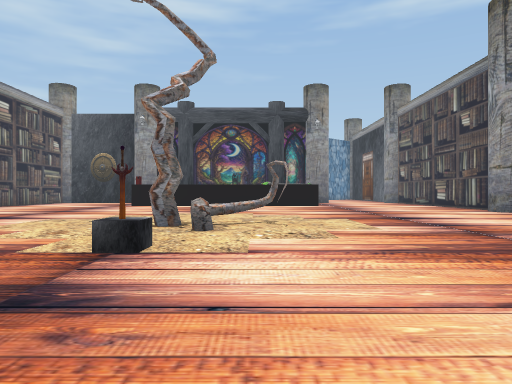
[1] (above)

24 first-person views from a walk through a scene from a Unity 3-D project. The camera is 1.3 m above the floor, looks level and sees 70° across. The floor is counted in squares, 2 m on a side. Each view is taken from the middle of a square. On the plan, view 1 faces up. The plan holds only what a view shows up to about 11 squares ahead; the rest is blank. The place goes on beyond the plan. The player is left out. Some animated figures are left out.

[2]
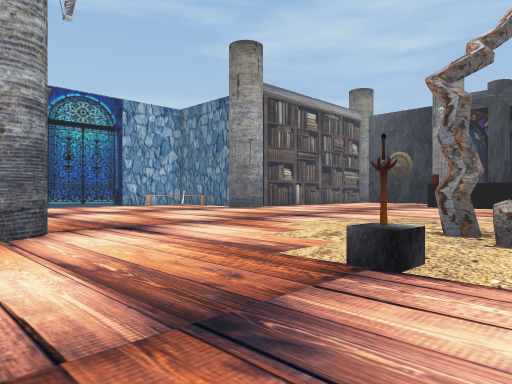

[3]
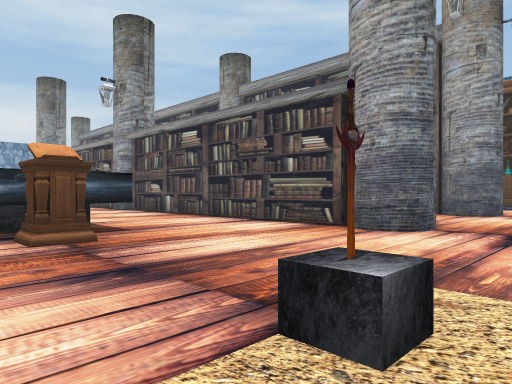

[4]
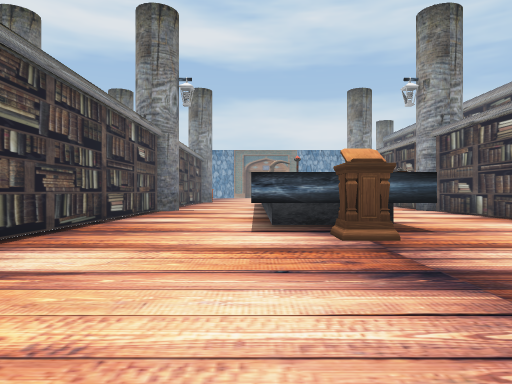

[5]
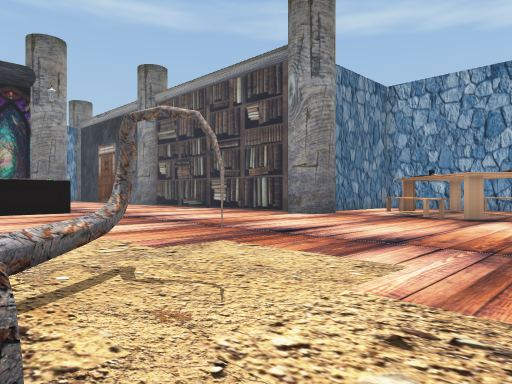

[6]
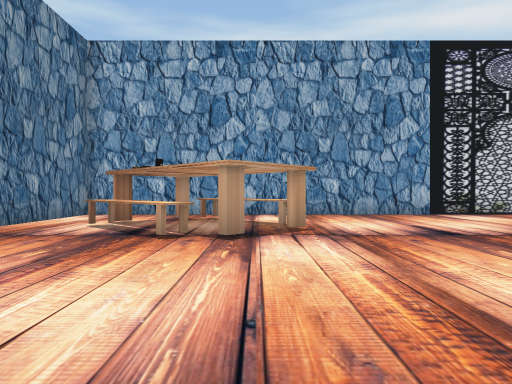

[7]
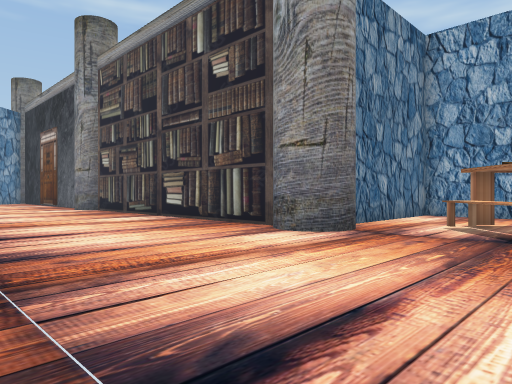

[8]
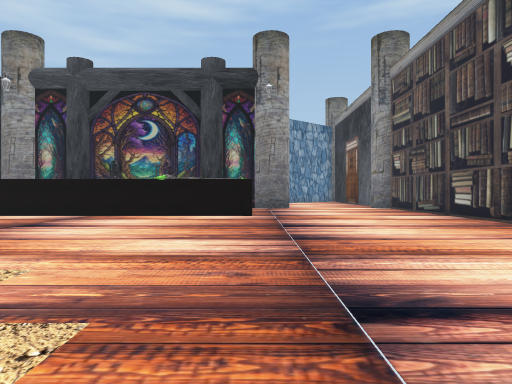

[9]
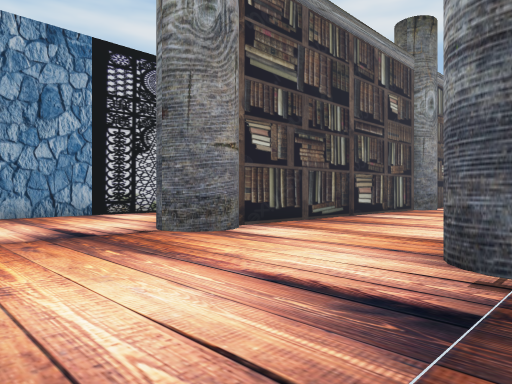

[10]
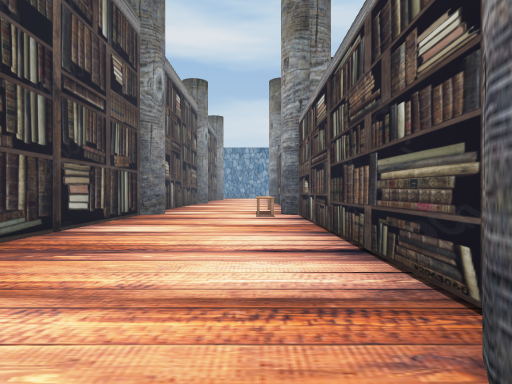

[11]
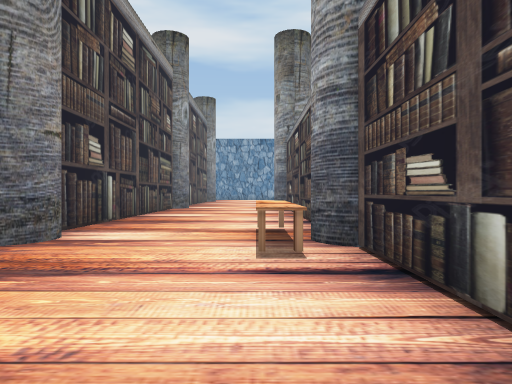

[12]
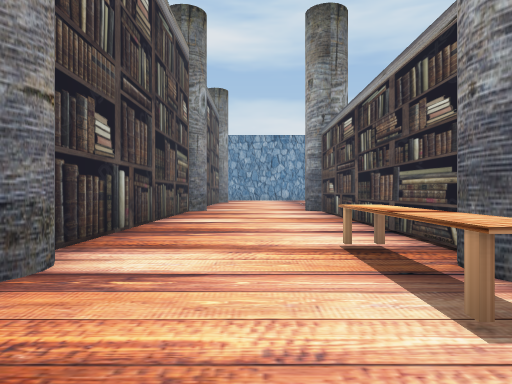

[13]
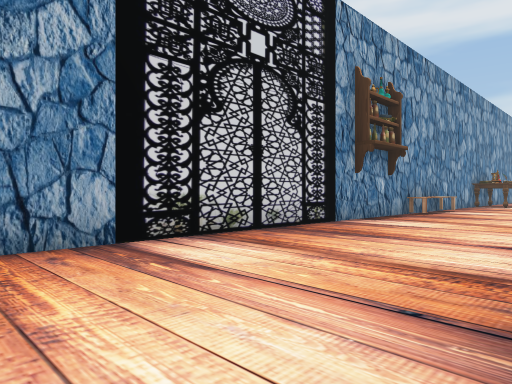

[14]
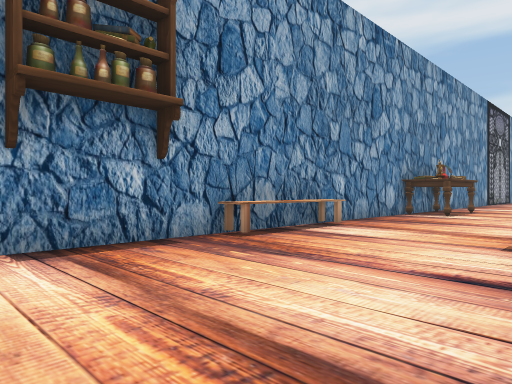

[15]
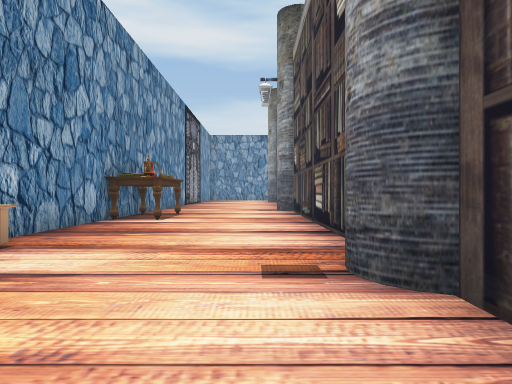

[16]
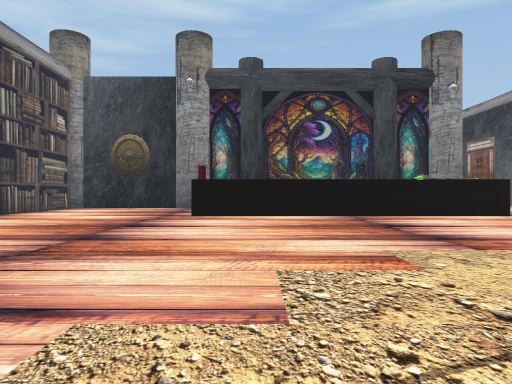

[17]
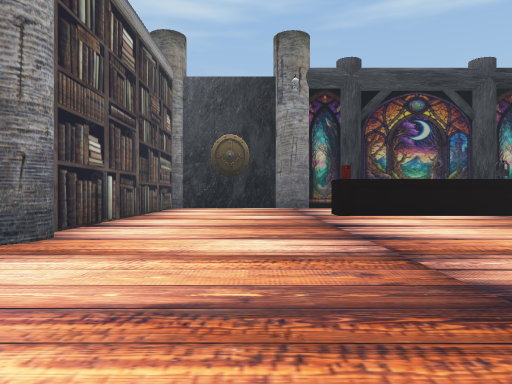

[18]
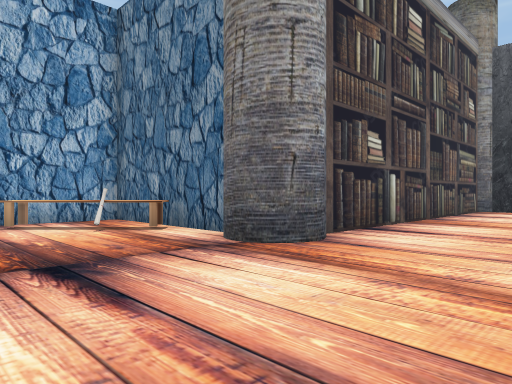

[19]
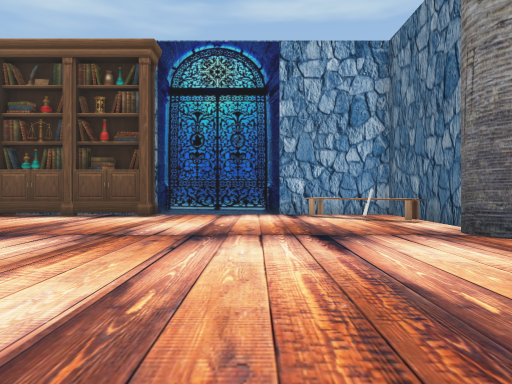

[20]
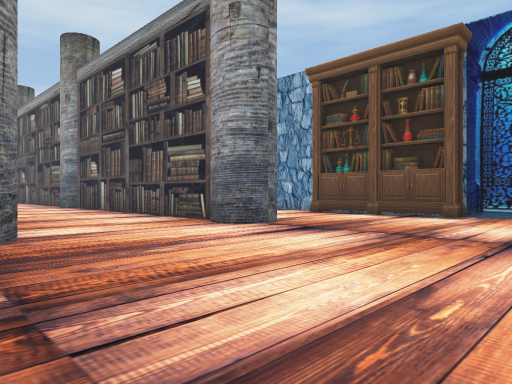

[21]
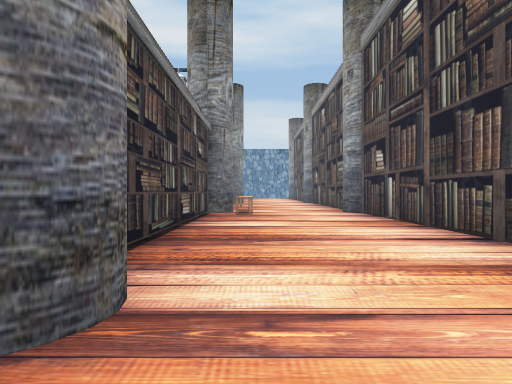

[22]
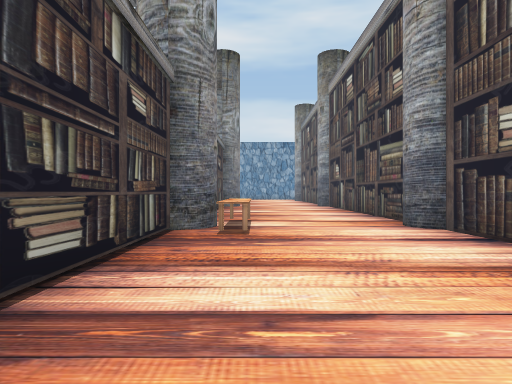

[23]
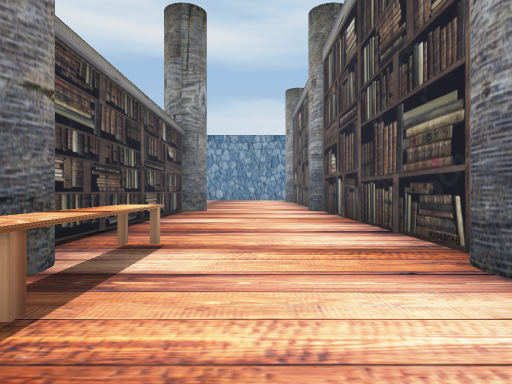

[24]
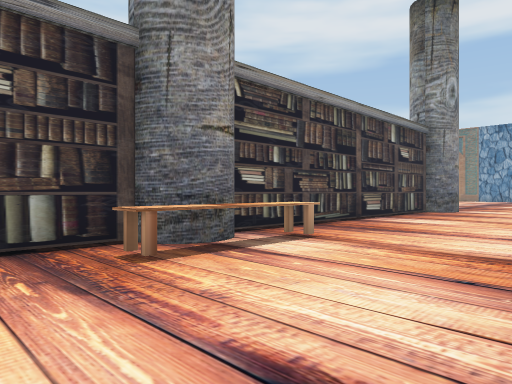

### Floor plan
Key: @ floor where view 1 was taken; # wall or solid block; . floor; ^ raised ledge; O other object.
Columns run from 17 left of view 1 to 14 right of it. Each row starts with its distance up from view 1.
 20      #..              ..
 19      #..              ...
 18      #......#      #......#
 17      #......########......#
 16      #....................#
 15      #....................#
 14      #....................#
 13      #....................#
 12 #######..................#######
 11 # OO...........................#
 10 #OO............  ..........O...#
  9 #.............    ........O....#
  8 #............    O ......O...O.#
  7 #............. OOO .........O..#
  6 #.............  O..........O...#
  5 ##............. ...............#
  4  #.............O...............#
  3  #.............................#
  2  #...##...##........##...##....#
  1  #   #.....#........#....#.....#
  0      #.....#...O.@..#....# ....#
 -1      #.....#..^^^^..#....# ....#
 -2      #.....#..O##^..#....# ....#
 -3      #.....#..^  ^..#....#.....#
 -4      #.....#..^  ^..#....#.....#
 -5      #.....#..   ^..#....#.....#
 -6      #.....#..   ^..#....#.....#
 -7      #...O.#        #.O..#....O#
 -8      ##..O##        ##O..##...O#
 -9      #...O.#        #.O..#....O#
-10      #.....#        #....#.....#
-11      #.....#        #....#.....#
-12      #.....#        #....#.....#
-13      #.....#        #....#.....#
-14      #.....#        #....#....O#
-15      #.....#        #....#....O#
-16      #.....#        #....#....O#

Where each view was taken, in squares from view 1:
view 1: 0 up, 0 right, facing up
view 2: 1 up, 0 right, facing up-left
view 3: 5 up, 0 right, facing down-left
view 4: 5 up, 0 right, facing down
view 5: 5 up, 1 left, facing up-right
view 6: 7 up, 3 right, facing right
view 7: 8 up, 3 right, facing up-right
view 8: 7 up, 3 right, facing up
view 9: 6 up, 3 right, facing down-right
view 10: 3 up, 5 right, facing down
view 11: 3 down, 5 right, facing down
view 12: 5 down, 6 right, facing down
view 13: 4 up, 9 right, facing down-right
view 14: 3 down, 9 right, facing down-right
view 15: 5 down, 10 right, facing down
view 16: 7 up, 4 left, facing up
view 17: 7 up, 8 left, facing up
view 18: 8 up, 8 left, facing up-left
view 19: 8 up, 6 left, facing left
view 20: 8 up, 6 left, facing down-left
view 21: 4 up, 8 left, facing down
view 22: 1 down, 8 left, facing down
view 23: 5 down, 9 left, facing down
view 24: 5 down, 11 left, facing down-right
